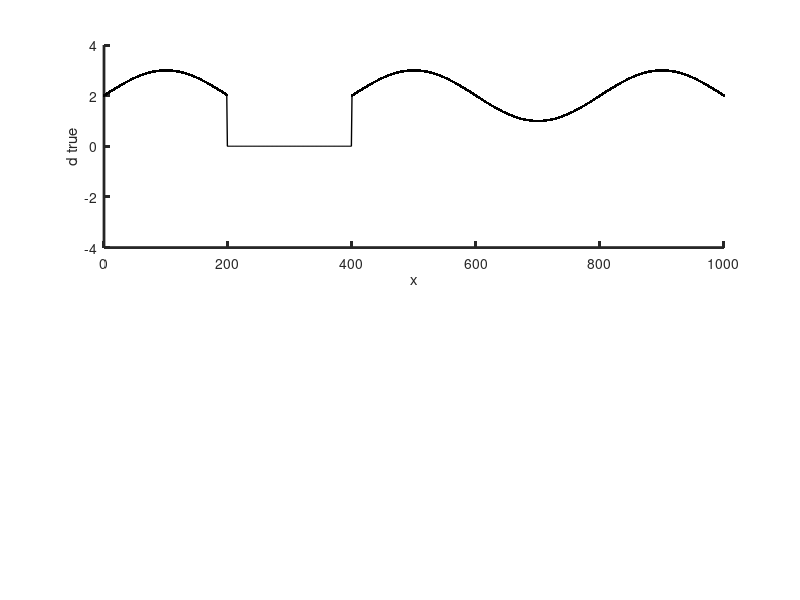

Source code (MATLAB): (Note: this script raises an error after producing the figure.)

clear F;
global F;

% the model parameters are the values of a sinusoidal
% function evenly spaced along the x axis
M=1001;
Dx=1.0;
Dx2 = Dx^2;
xmin=0.0;
xmax = xmin+Dx*(M-1);
xt = xmin+Dx*[0:M-1]';
dt = 2+sin(5*pi*xt/(xmax-xmin));
dt(M/5:2*M/5)=0;

rowindex=find(dt~=0);
d=dt(rowindex);
x=xt(rowindex);
N=length(d);

% plot the data
figure(1);
clf;
subplot(2,1,1);
set(gca,'LineWidth',2);
hold on;
axis([xmin xmax -4 4]);
plot(xt,dt,'k-','LineWidth',1);
plot(x,d,'k.','LineWidth',1);
xlabel('x');
ylabel('d true');

% the first N rows of F are that the model parameter
% equals the observed data
L=N+M;
F=spalloc(L,M,3*L);
f=zeros(L,1);
for p = [1:N]
    F(p,rowindex(p)) = 1;
    f(p)=d(p);
end

% shi is 1/sh, where sh^2 is the variance of the smoothness
shi = 1e-1;

% implement the smoothness constraints in the interior
% of the x interval
for p = [1:M-2]
    F(p+N,p) = shi/Dx2;
    F(p+N,p+1) = -2*shi/Dx2;
    F(p+N,p+2) = shi/Dx2;
    f(p+N)=0.0;
end

% implement flatness constraint at left end of the
% x interval
F(L-1,1)=-shi*Dx;
F(L-1,2)=shi*Dx;
f(L-1)=0;

% implement flatness constraint at right end of the
% x interbal
F(L,M-1)=-shi*Dx;
F(L,M)=shi*Dx;
f(L)=0;

% the old old way: mest= (F'*F)\(F'*f);
% the new old way: mest=bicg(F'*F,F'*f,1e-10,3*L);
% the best way:
mest=bicg(@afun,F'*f,1e-10,3*L);

subplot(2,1,2);
set(gca,'LineWidth',2);
hold on;
axis([xmin xmax -4 4]);
plot(xt,mest,'k-','LineWidth',1);
xlabel('x');
ylabel('d est');

e = d-mest(rowindex(:));
E=e'*e;

